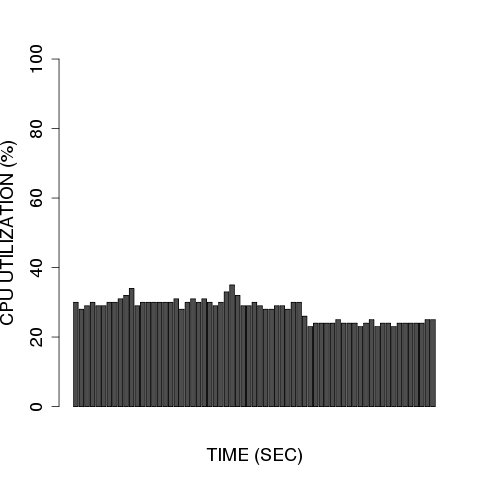

Reproduce this figure in R.
library(ggplot2)

require(devEMF)
emf('../log/kernelcompile/precopy/default/default/default/default/default/1.emf')

#png("../log/kernelcompile/precopy/default/default/default/default/default/1.emf")
#postscript("plot.eps")
#emf("plot.emf")

#cpus <- scan (pipe("awk '{print }' ../log/kernelcompile/precopy/default/default/default/default/default/1.dstat"), skip=2)
#cpus <- read.table("../log/kernelcompile/precopy/default/default/default/default/default/1.dstat", colClasses=3)

# header = TRUE ignores the first line, check.names = FALSE allows '+' in 'C++'
#benchmark <- read.table("../log/kernelcompile/precopy/default/default/default/default/default/1.dstat", header = TRUE, row.names = "time", check.names = FALSE)
#benchmark <- read.table("../log/kernelcompile/precopy/default/default/default/default/default/1.dstat", check.names = FALSE, comment.char = "#")
#benchmark <- read.table("../log/kernelcompile/precopy/default/default/default/default/default/1.dstat", header = TRUE, check.names = FALSE, comment.char = "#")
#benchmark <- read.table("../log/kernelcompile/precopy/default/default/default/default/default/1.dstat", check.names = FALSE)

#cpus <- read.table("../log/kernelcompile/precopy/default/default/default/default/default/1.dstat", header = TRUE, row.name = "time")
#cpus <- read.table(pipe("awk '{print $3}' ../log/kernelcompile/precopy/default/default/default/default/default/1.dstat | sed '1,2d'"))
cpus <- read.table(pipe("awk '{print $3}' ../log/kernelcompile/precopy/default/default/default/default/default/1.dstat"), skip=30)
#cpus <- read.table("../log/kernelcompile/precopy/default/default/default/default/default/1.dstat", skip=1)
#cpus <- scan("../log/kernelcompile/precopy/default/default/default/default/default/1.dstat", skip=1)
#cpus <- read.csv("../log/kernelcompile/precopy/default/default/default/default/default/1.dstat", sep=",", head=TRUE)
#print(cpus)
#names(cpus)

#stripchart(cpus)
#plot(cpus)
#hist(cpus)
#boxplot(cpus)

# 't()' is matrix tranposition, 'beside = TRUE' separates the benchmarks, 'heat' provides nice colors
#barplot(t(as.matrix(benchmark)), beside = TRUE, col = heat.colors(6))
#barplot((as.matrix(benchmark)), beside = TRUE, col = heat.colors(6), xlab = "TIME (SEC)", ylab = "CPU UTILIZATION (%)")
#barplot(benchmark, beside = TRUE, xlab = "TIME (SEC)", ylab = "CPU UTILIZATION (%)")
#barplot((as.matrix(benchmark)), col = heat.colors(6), xlab = "TIME (SEC)", ylab = "CPU UTILIZATION (%)")
#barplot((as.matrix(benchmark)), xlab = "TIME (SEC)", ylab = "CPU UTILIZATION (%)")

#barplot((as.matrix(cpus)), beside = TRUE, xlab = "TIME (SEC)", ylab = "CPU UTILIZATION (%)")
barplot(t(100 - as.matrix(cpus)), ylim = c(0, 100), cex.axis = 1.5, cex.lab = 1.5, cex.names = 1.5, xlab = "TIME (SEC)", ylab = "CPU UTILIZATION (%)")
#barplot(cpus, xlab = "TIME (SEC)", ylab = "CPU UTILIZATION (%)")

# 'cex' stands for 'character expansion', 'bty' for 'box type' (we don't want borders)
#legend("topright", names(benchmark), cex = 0.9, bty = "n", fill = heat.colors(6))
